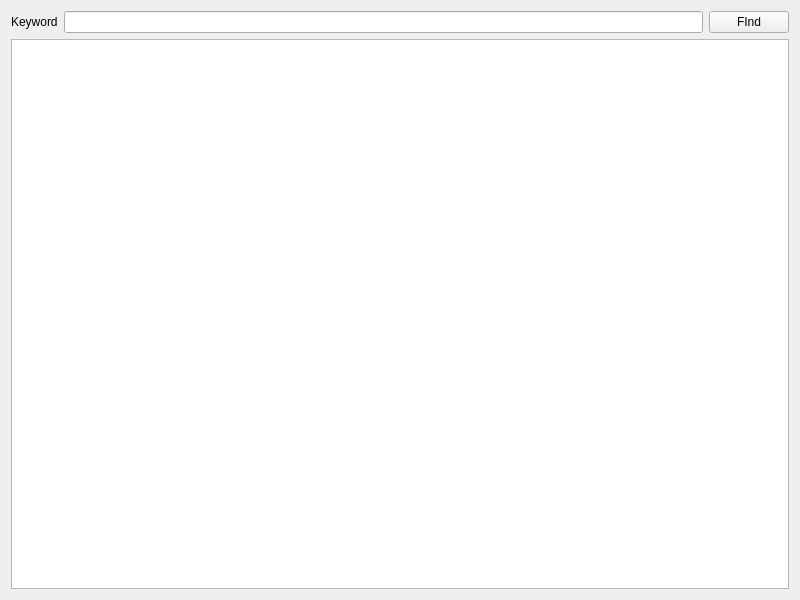
<?xml version="1.0" encoding="UTF-8"?>
<ui version="4.0">
 <class>TextFinder</class>
 <widget class="QWidget" name="TextFinder">
  <property name="geometry">
   <rect>
    <x>0</x>
    <y>0</y>
    <width>800</width>
    <height>600</height>
   </rect>
  </property>
  <property name="windowTitle">
   <string>TextFinder</string>
  </property>
  <layout class="QVBoxLayout" name="verticalLayout">
   <item>
    <layout class="QHBoxLayout" name="horizontalLayout">
     <item>
      <widget class="QLabel" name="label">
       <property name="text">
        <string>Keyword</string>
       </property>
      </widget>
     </item>
     <item>
      <widget class="QLineEdit" name="lineEdit"/>
     </item>
     <item>
      <widget class="QPushButton" name="findButton">
       <property name="text">
        <string>FInd</string>
       </property>
      </widget>
     </item>
    </layout>
   </item>
   <item>
    <widget class="QTextEdit" name="textEdit"/>
   </item>
  </layout>
 </widget>
 <resources/>
 <connections/>
</ui>
